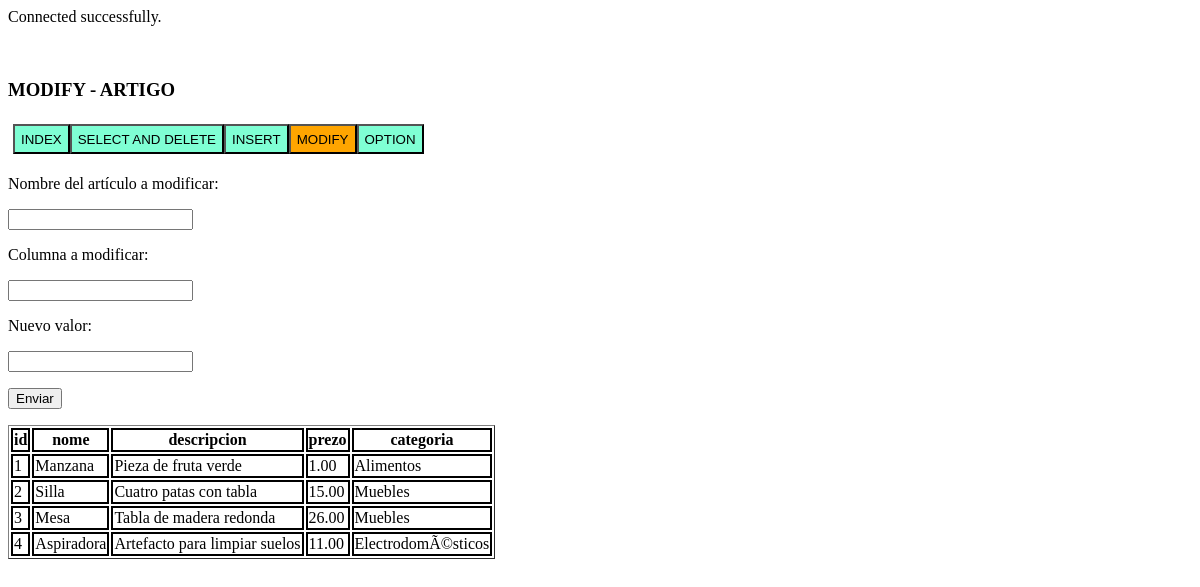
Screenshot of /articulos_bd/UnoMODIFY.php with the database file from the repository.
### tables this page shows
CREATE TABLE `artigo` (
  `id` int(11) NOT NULL,
  `nome` varchar(30) DEFAULT NULL,
  `descripcion` varchar(255) DEFAULT NULL,
  `prezo` float(10,2) DEFAULT NULL,
  `categoria` varchar(30) DEFAULT NULL
);

### articulos_bd/UnoMODIFY.php (the view, shortened to what this page needs)
<?php
include 'conection.php';
?>
<!DOCTYPE html>
<html>
<head>
	<link rel='stylesheet' type='text/css' href='mystylei.css'>
</head>
<body>
    <h3> MODIFY - ARTIGO </h3>
    <div id = 'all-index'>
        <input id='btn-index1' type="button" onclick="location.href='index.html';" value="INDEX"/>
        <input id='btn-index2' type="button" onclick="location.href='UnoSELECT.php';" value="SELECT AND DELETE"/>
        <input id='btn-index3' type="button" onclick="location.href='UnoINSERT.php';" value="INSERT"/>
        <input id='btn-index4' type="button" onclick="location.href='UnoMODIFY.php';" value="MODIFY"/>
        <input id='btn-index5' type="button" onclick="location.href='UnoOPTION.php';" value="OPTION"/>
    </div>
    <form action="UnoMODIFY.php" method="GET">
        <p>Nombre del artículo a modificar: </p> <input type="text" name="consulta" />
        <p>Columna a modificar: </p> <input type="text" name="consulta1" />
        <p>Nuevo valor:</p> <input type="text" name="consulta2" />
        <p><input type="submit" value="Enviar" name="enviado"></p>
    </form>
<?php
    $query = " SELECT * FROM ARTIGO";
    $result = $conn -> query("$query");
        echo "<table id='all-table' border=1>";
            echo "<tr>";
                echo "<th>id</th>";
                echo "<th>nome</th>";
                echo "<th>descripcion</th>";
                echo "<th>prezo</th>";
                echo "<th>categoria</th>";
            echo "</tr>";
        while($row = mysqli_fetch_array($result)){
            echo "<tr>";
                echo "<td value='count_id'>" . $row['id'] . "</td>";
                echo "<td>" . $row['nome'] . "</td>";
                echo "<td>" . $row['descripcion'] . "</td>";
                echo "<td>" . $row['prezo'] . "</td>";
                echo "<td>" . $row['categoria'] . "</td>";
            echo "</tr>";
        }
    echo "</table>";
?>
</body>
</html>

### articulos_bd/mystylei.css (style rules this page uses)
#all-index { border-style: none; display: flex; width: 400px; height: 30px; justify-content: space-around; padding: 5px; }
#btn-index1, #btn-index2, #btn-index3, #btn-index4, #btn-index5 { background-color: #7FFFD4; }
.both-tables-cl, th, td { border: 2px solid black; border-collapse: collapse; }
#all-table { position: relative; float: left; }

### articulos_bd/UnoMODIFY.php (style rules this page uses)
#btn-index4 { background-color: #FFA500; }

### rows the page displays
artigo: id "1", nome "Manzana", descripcion "Pieza de fruta verde", prezo "1.00", categoria "Alimentos"
artigo: id "2", nome "Silla", descripcion "Cuatro patas con tabla", prezo "15.00", categoria "Muebles"
artigo: id "3", nome "Mesa", descripcion "Tabla de madera redonda", prezo "26.00", categoria "Muebles"
artigo: id "4", nome "Aspiradora", descripcion "Artefacto para limpiar suelos", prezo "11.00", categoria "ElectrodomÃ©sticos"
